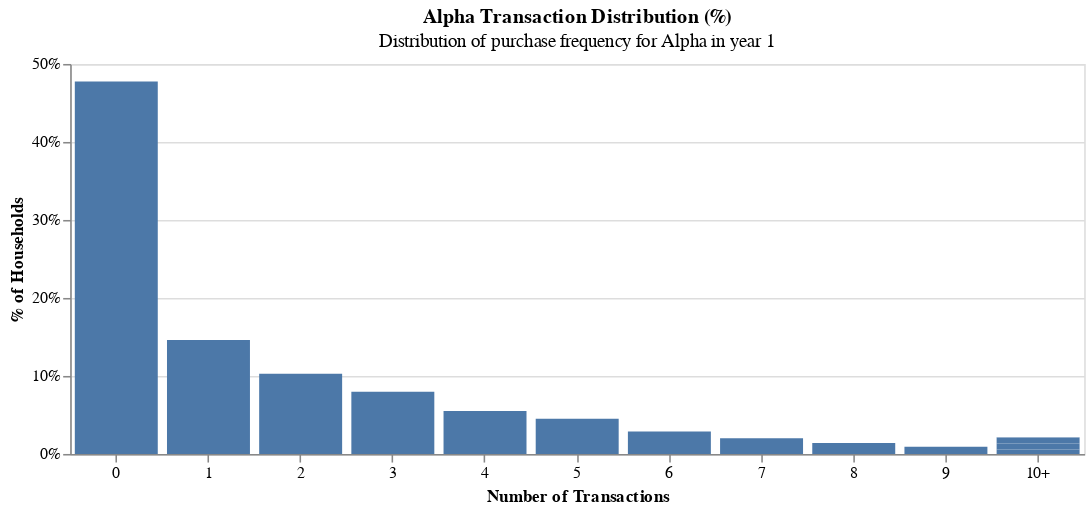

Source (notebook cell):
### Code cell
labels = [str(i) if i < 10 else '10+' for i in range(11)]

alpha_trans_dist = alpha_trans_dist.with_columns(
    pl.col('# of Purchases').cut(np.arange(0,10,1), labels=labels).alias('cut')    
)
chart = alt.Chart(alpha_trans_dist).mark_bar().encode(
    x=alt.X("cut:O", 
            axis=alt.Axis(labelAngle=0, title="Number of Transactions"), sort=labels),
    y=alt.Y("% of Total:Q",
            axis=alt.Axis(format=".0%", title="% of Households")), 
).properties(
    width=650,
    height=250,
    title={
        'text': 'Alpha Transaction Distribution (%)',
        'subtitle': 'Distribution of purchase frequency for Alpha in year 1'
    }
).show()

alt.JupyterChart(chart)

### Figure 1 — Vega-Lite specification as saved in the notebook (floating-point values rounded to 4 significant figures)
{"config": {"view": {"continuousWidth": 300, "continuousHeight": 300}}, "data": {"name": "data-6ee6bc3bebfb0a9d7733195d73163329"}, "mark": {"type": "bar"}, "encoding": {"x": {"axis": {"labelAngle": 0, "title": "Number of Transactions"}, "field": "cut", "sort": ["0", "1", "2", "3", "4", "5", "6", "7", "8", "9", "10+"], "type": "ordinal"}, "y": {"axis": {"format": ".0%", "title": "% of Households"}, "field": "% of Total", "type": "quantitative"}}, "height": 250, "title": {"text": "Alpha Transaction Distribution (%)", "subtitle": "Distribution of purchase frequency for Alpha in year 1"}, "width": 650, "$schema": "https://vega.github.io/schema/vega-lite/v5.20.1.json", "datasets": {"data-6ee6bc3bebfb0a9d7733195d73163329": [{"# of Purchases": 0, "Frequency": 2397, "% of Total": 0.4774, "cut": "0"}, {"# of Purchases": 1, "Frequency": 733, "% of Total": 0.146, "cut": "1"}, {"# of Purchases": 2, "Frequency": 517, "% of Total": 0.103, "cut": "2"}, {"# of Purchases": 3, "Frequency": 400, "% of Total": 0.07967, "cut": "3"}, {"# of Purchases": 4, "Frequency": 277, "% of Total": 0.05517, "cut": "4"}, {"# of Purchases": 5, "Frequency": 227, "% of Total": 0.04521, "cut": "5"}, {"# of Purchases": 6, "Frequency": 144, "% of Total": 0.02868, "cut": "6"}, {"# of Purchases": 7, "Frequency": 101, "% of Total": 0.02012, "cut": "7"}, {"# of Purchases": 8, "Frequency": 71, "% of Total": 0.01414, "cut": "8"}, {"# of Purchases": 9, "Frequency": 47, "% of Total": 0.009361, "cut": "9"}, {"# of Purchases": 10, "Frequency": 28, "% of Total": 0.005577, "cut": "10+"}, {"# of Purchases": 11, "Frequency": 24, "% of Total": 0.00478, "cut": "10+"}, {"# of Purchases": 12, "Frequency": 16, "% of Total": 0.003187, "cut": "10+"}, {"# of Purchases": 13, "Frequency": 16, "% of Total": 0.003187, "cut": "10+"}, {"# of Purchases": 14, "Frequency": 12, "% of Total": 0.00239, "cut": "10+"}, {"# of Purchases": 15, "Frequency": 6, "% of Total": 0.001195, "cut": "10+"}, {"# of Purchases": 16, "Frequency": 3, "% of Total": 0.0005975, "cut": "10+"}, {"# of Purchases": 18, "Frequency": 1, "% of Total": 0.0001992, "cut": "10+"}, {"# of Purchases": 20, "Frequency": 1, "% of Total": 0.0001992, "cut": "10+"}]}}
